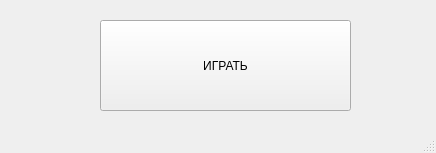
<?xml version="1.0" encoding="UTF-8"?>
<ui version="4.0">
 <class>Game</class>
 <widget class="QMainWindow" name="Game">
  <property name="geometry">
   <rect>
    <x>0</x>
    <y>0</y>
    <width>436</width>
    <height>153</height>
   </rect>
  </property>
  <property name="windowTitle">
   <string>MainWindow</string>
  </property>
  <widget class="QWidget" name="centralwidget">
   <widget class="QPushButton" name="button_play">
    <property name="geometry">
     <rect>
      <x>100</x>
      <y>20</y>
      <width>251</width>
      <height>91</height>
     </rect>
    </property>
    <property name="text">
     <string>ИГРАТЬ</string>
    </property>
   </widget>
   <widget class="QLabel" name="label">
    <property name="geometry">
     <rect>
      <x>0</x>
      <y>-30</y>
      <width>461</width>
      <height>231</height>
     </rect>
    </property>
    <property name="text">
     <string/>
    </property>
    <property name="pixmap">
     <pixmap>1.jpg</pixmap>
    </property>
   </widget>
   <zorder>label</zorder>
   <zorder>button_play</zorder>
  </widget>
  <widget class="QStatusBar" name="statusbar"/>
 </widget>
 <resources/>
 <connections/>
</ui>
